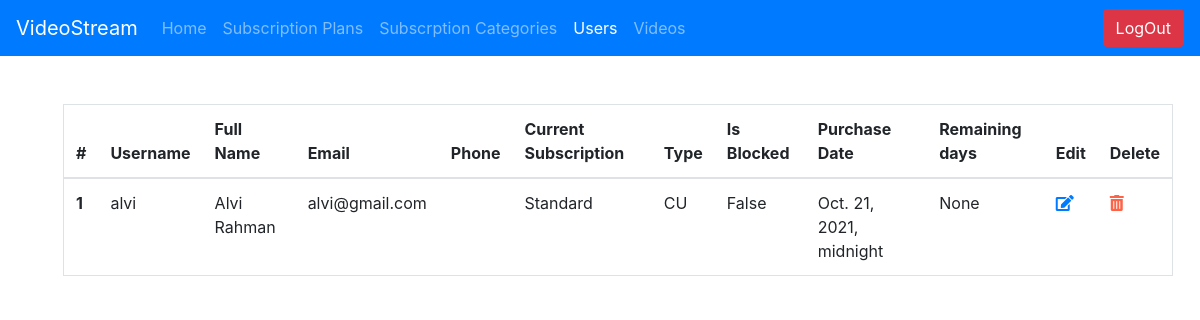
/video_stream_admin/user_list/ (signed in), run on the app's committed database.
### video_stream_app/models.py (models this page shows, shortened)
class User(AbstractUser):
    TYPE_CHOICES = [
        ('AD', 'Admin'), ('CU', 'Customer')
    ]
    id = models.AutoField(primary_key=True)
    username = models.CharField(
        max_length=255, blank=False, null=False, unique=True)
    full_name = models.CharField(max_length=255, blank=True, null=True)
    password = models.CharField(max_length=255, blank=False, null=False)
    email = models.CharField(max_length=255, blank=False, null=False)
    phone = models.CharField(max_length=15, null=True, blank=True)
    user_subscription = models.ForeignKey(Subscription, on_delete=models.SET_NULL,
                                          blank=True, null=True, related_name="subscription")
    user_type = models.CharField(
        choices=TYPE_CHOICES, max_length=50, blank=True, default="CU")
    is_subscribed = models.BooleanField(default=False)
    is_blocked = models.BooleanField(default=False)
    purchase_date = models.DateTimeField(blank=True, null=True)
    created_at = models.DateTimeField(auto_now_add=True)
    updated_at = models.DateField(auto_now=True)
    __prev_subscription = None
    def __init__(self, *args, **kwargs):
        super().__init__(*args, **kwargs)
        self.__prev_subscription = self.user_subscription

class Subscription(models.Model):
    id = models.AutoField(primary_key=True)
    subscription_type = models.ForeignKey(SubscriptionType,
                                        on_delete=models.SET_NULL, blank=True, null=True)
    subscription_price = models.DecimalField(
        max_digits=10, decimal_places=2, default=0)
    subscription_validity = models.IntegerField(
        default=0, verbose_name='subscription_validity (Months)')
    created_at = models.DateTimeField(auto_now_add=True)
    updated_at = models.DateField(auto_now=True)
    def __str__(self):
        return self.subscription_type.type_name

class SubscriptionType(models.Model):
    id = models.AutoField(primary_key=True)
    type_name = models.CharField(
        max_length=50, blank=False, null=False, unique=True)

### video_stream_app/views.py (the view)
# urls.py: path('video_stream_admin/user_list/', views.user_list,
@login_required(login_url='/video_stream_admin/')
def user_list(request):
    return render(request, 'video_stream_app/users_view.html',
                  {
                      'users': models.User.objects.all(),
                      'title': 'Users',
                      'is_logged_in': request.user.is_authenticated,
                      'users_link': 'active',
                      'admin': True
                  })

### video_stream_app/templates/video_stream_app/users_view.html (shortened to what this page needs)
{% extends 'base.html' %}
{% load custom_tags %}
{% load static %}
{% block content %}
    <div class="container m-5">
        <table class="table border">
            <thead>
                <tr>
                    <th scope="col">#</th>
                    <th scope="col">Username</th>
                    <th scope="col">Full Name</th>
                    <th scope="col">Email</th>
                    <th scope="col">Phone</th>
                    <th scope="col">Current Subscription</th>
                    <th scope="col">Type</th>
                    <th scope="col">Is Blocked</th>
                    <th scope="col">Purchase Date</th>
                    <th scope="col">Remaining days</th>
                    <th scope="col">Edit</th>
                    <th scope="col">Delete</th>
                </tr>
            </thead>
            <tbody>
            {% for user in users %}
                <tr>
                    <th scope="row">{{ forloop.counter }}</th>
                    <td>{{ user.username }}</td>
                    <td>{{ user.full_name }}</td>
                    <td>{{ user.email }}</td>
                    <td>{{ user.phone }}</td>
                    <td>{{ user.user_subscription }}</td>
                    <td>{{ user.user_type }}</td>
                    <td>{{ user.is_blocked }}</td>
                    <td>{{ user.purchase_date }}</td>
                    {% if users.user_subscription %}
                        <td>{{ user.purchase_date|calculate_time:user.user_subscription.subscription_validity }}</td>
                    {% else %}
                        <td> None </td>
                    {% endif %}
                    <td><a href="/video_stream_admin/user/edit__{{ user.pk }}/"><i class="fas fa-edit"></i></a></td>
                    <td><a onclick="deleteFunc({{ user.pk }})" href="" ><i class="fas fa-trash-alt" style="color: tomato"></i></a></td>
                </tr>
            {% endfor %}
            </tbody>
        </table>
    </div>
{% endblock %}

### data on the page
User: username "alvi", full_name "Alvi Rahman", email "alvi@gmail.com", user_subscription "Standard", user_type "CU", is_blocked "False", purchase_date "Oct. 21, 2021, midnight"
